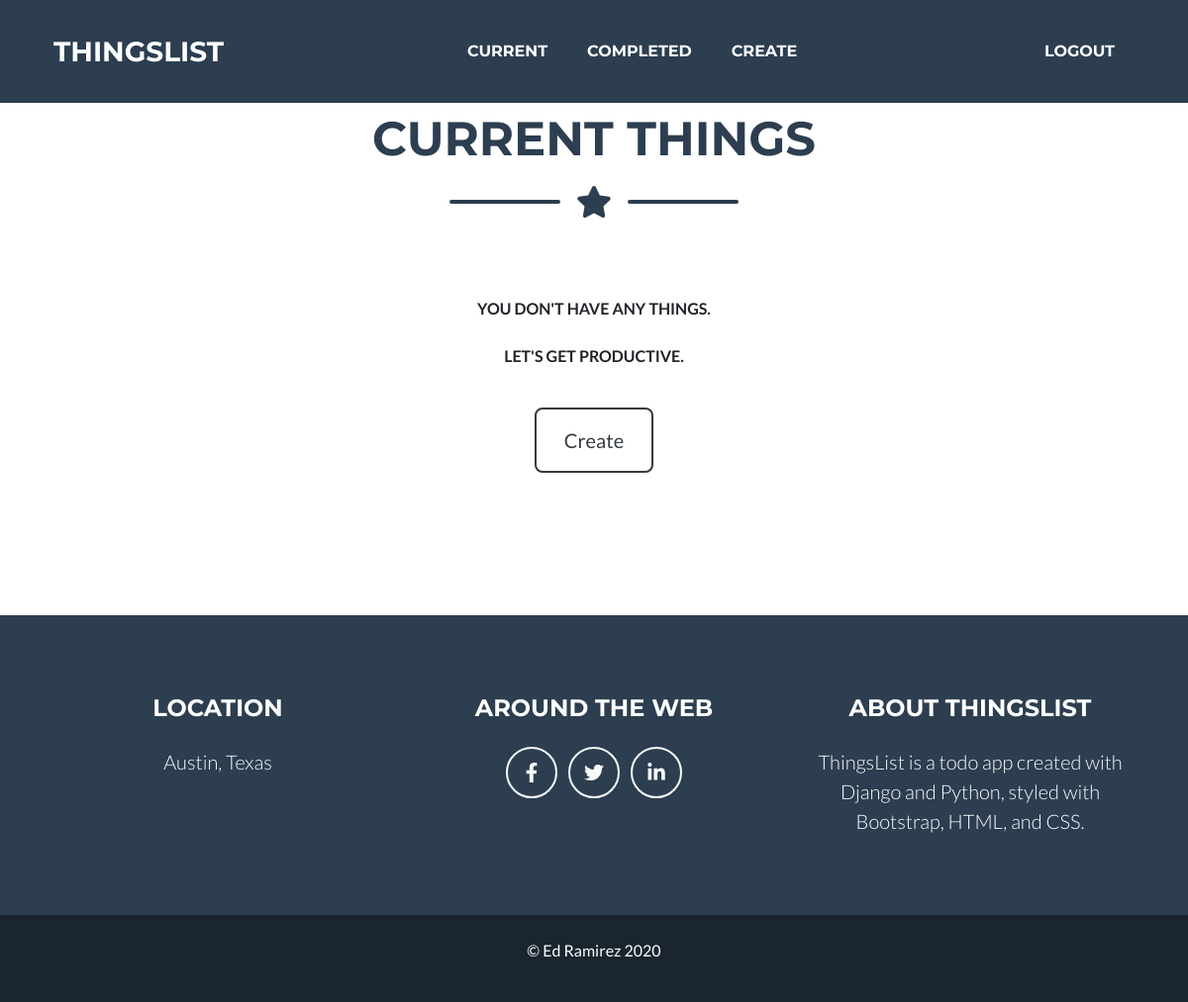
Before: /current/ (signed in) with the older database file.
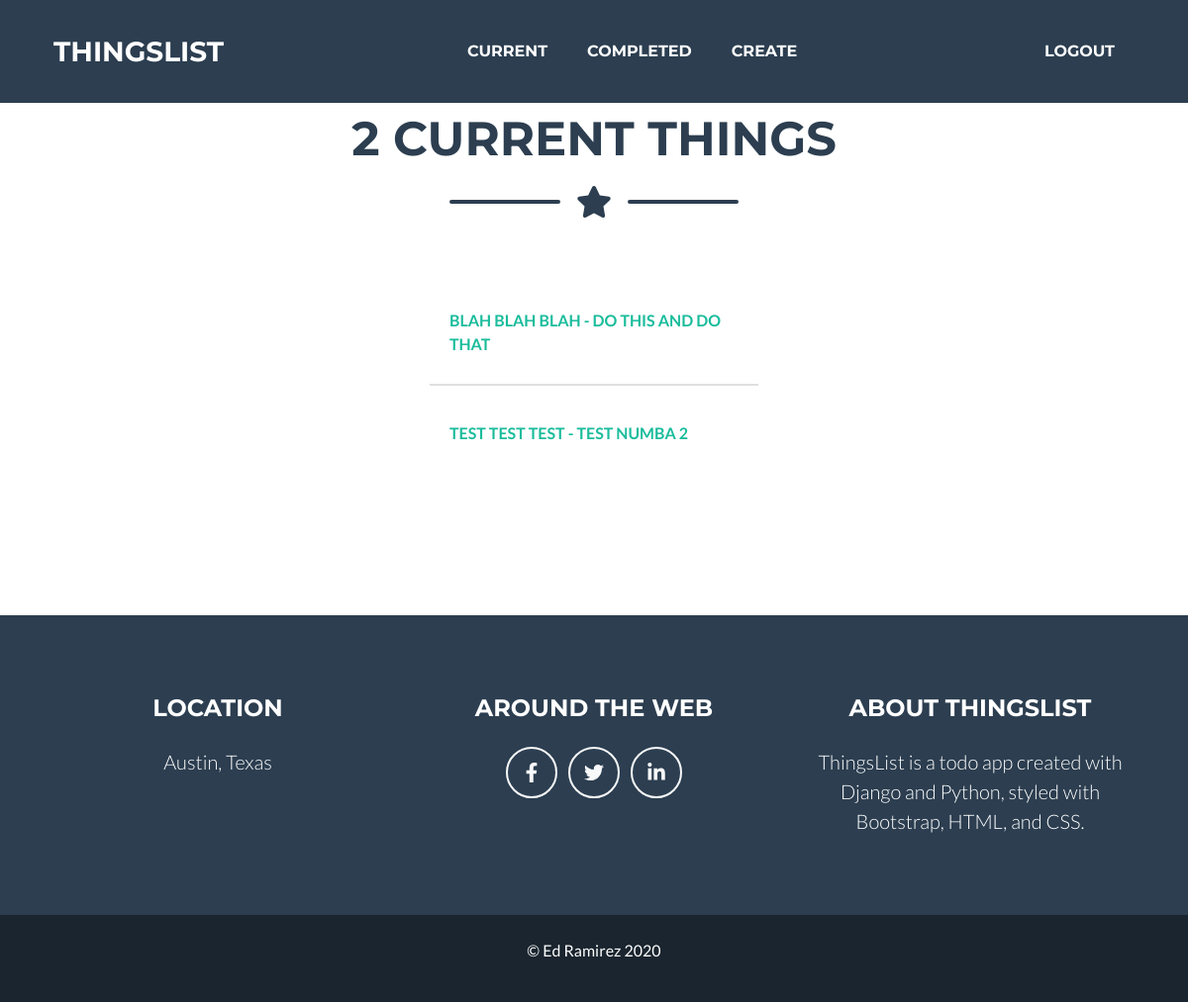
After: the same page with the newer database file.
### things/models.py (models this page shows, shortened)
class Things(models.Model):
    title = models.CharField(max_length=100)
    memo = models.TextField(blank=True)
    created = models.DateTimeField(auto_now_add=True)
    datecompleted = models.DateTimeField(null=True, blank=True)
    important = models.BooleanField(default=False)
    user = models.ForeignKey(User, on_delete=models.CASCADE)

### things/views.py (the view)
@login_required
def currentthings(request):
    newthings = Things.objects.filter(user=request.user, datecompleted__isnull=True)
    return render(request, 'things/currentthings.html', {'things':newthings})

### things/templates/things/currentthings.html
{% extends 'things/base.html' %}
{% block content %}
<br/>
  <section class="page-section current" id="currentthings">
    <div class="container">
        {% if things %}
            <h2 class="page-section-heading text-center text-uppercase text-secondary mb-0">
              {{ things.count }} Current Thing{{ things.count|pluralize }}
            </h2>
        {% else %}
            <h2 class="page-section-heading text-center text-uppercase text-secondary mb-0">
              Current Things
            </h2>
        {% endif %}
        <div class="divider-custom">
            <div class="divider-custom-line"></div>
            <div class="divider-custom-icon"><i class="fas fa-star"></i></div>
            <div class="divider-custom-line"></div>
        </div>
        <div class="row justify-content-center mt-5">
            <div class="col-md-6 col-lg-4 mb-5">
              {% if things %}
                <div class="list-group-flush">
                  {% for newthings in things %}
                    <a href="{% url 'viewthing' newthings.id %}" class="list-group-item" style="text-decoration:none"><p class="text-uppercase font-weight-bold mt-4">
                    {% if newthings.important %}<i>{% endif %} {{ newthings.title }} {% if newthings.important %}</i>{% endif %}
                    {% if newthings.memo %} - {{ newthings.memo}} {% endif %}
                    </p>
                    </a>
                  {% endfor %}
                </div>
              {% else %}
              <div class="container text-center">
                <p class="text-uppercase font-weight-bold mt-4">
                  You don't have any Things.
                </p>
                <p class="text-uppercase font-weight-bold mt-4">
                  Let's get productive.
                </p>
              <br>
                <a class="btn btn-xl btn-outline-dark" href="{% url 'createthings' %}">Create</a>
              </div>
            {% endif %}
            </div>
        </div>
      </div>
    </section>
{% endblock %}

Changed rows visible on the page:
added Things: title "BLAH BLAH BLAH", memo "DO THIS AND DO THAT"
added Things: title "TEST TEST TEST", memo "TEST NUMBA 2"
Other visible differences:
{{ things.count }}: (not shown) → "2"
text no longer shown: "CURRENT THINGS YOU DON'T HAVE ANY THINGS. LET'S GET PRODUCTIVE. Create"
text now shown: "CURRENT THING"
